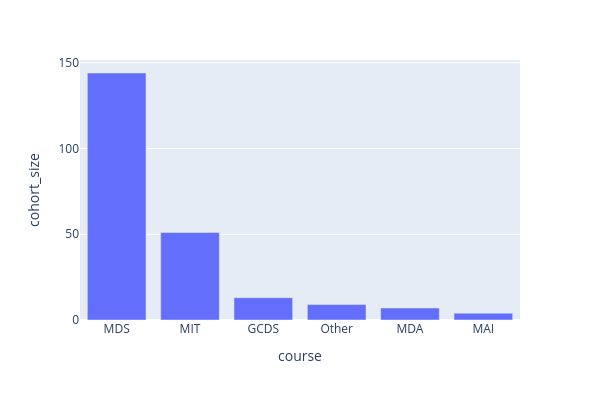

The code cell stored with this chart in its notebook:
### Code cell
fig = px.bar(sorted_df, x="course", y="cohort_size", width=600, height=400)
fig.show()

### Figure 1 — Plotly figure (JSON) as saved in the notebook; plotly's stock layout.template omitted (floating-point values rounded to 4 significant figures)
{"data": [{"alignmentgroup": "True", "hovertemplate": "course=%{x}<br>cohort_size=%{y}<extra></extra>", "legendgroup": "", "marker": {"color": "#636efa", "pattern": {"shape": ""}}, "name": "", "offsetgroup": "", "orientation": "v", "showlegend": false, "textposition": "auto", "type": "bar", "x": ["MDS", "MIT", "GCDS", "Other", "MDA", "MAI"], "xaxis": "x", "y": [144, 51, 13, 9, 7, 4], "yaxis": "y"}], "layout": {"barmode": "relative", "height": 400, "legend": {"tracegroupgap": 0}, "margin": {"t": 60}, "width": 600, "xaxis": {"anchor": "y", "domain": [0, 1], "title": {"text": "course"}}, "yaxis": {"anchor": "x", "domain": [0, 1], "title": {"text": "cohort_size"}}}}
